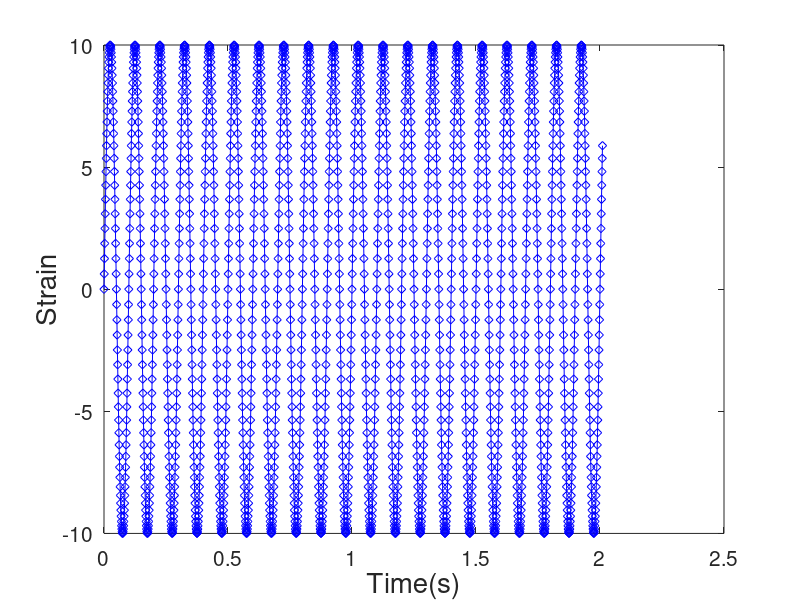
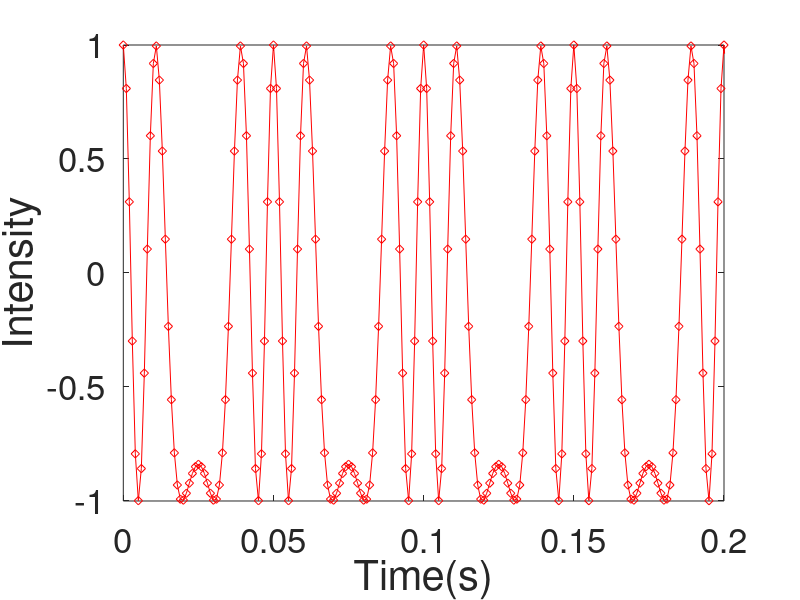

The MATLAB source for these figures, in order: (Note: this script raises an error after producing the figures.)
%Setting up strain function
%The strain function is defined here and you can change the function into any other type of equation and the code will still function.
%For example you could use a linearly varying strain function like strain = 0.2*t and try it out. The code can still extract the 
%the information from the input intensity.
% Fall, 2019

Fm=10;
Fs=100;
i=1;
intense=0
undemodf=[];
Fc=50;
phase0=pi;
t=0:0.001:2.01;
strain=10*sin(2*pi*10*t);
%plotting strain function with time
figure(1);title('Original Strain');plot(t,strain,'-bd');
set(gca,'FontSize',15);
xlabel('Time(s)','FontSize',20);
ylabel('Strain','FontSize',20);
%Setting up intensity
In=zeros(size(strain));
for t=0:0.001:2.01
    In(i)=cos(strain(i));
    i=i+1;
end
%Setting up intensity function and plotting intensity
t=0:0.001:2.01;
figure(2);title('Original Intensity');
plot(t,In,'-rd'); 
set(gca,'FontSize',25);
xlabel('Time(s)','FontSize',30);
ylabel('Intensity','FontSize',30);
xlim([0 0.2]);%%zooming along x-axis
%Setting up the white noise
NoiseIn=awgn(In,5,'measured');%%5 dB SNR
%Implementing low pass filter
FilterIn=lowpass(NoiseIn,0.5);
%Comparing noise and noise free intensity signals
t=0:0.001:2.01;
figure(3);
subplot(2,1,1)
plot(t,In,'-rd');
set(gca,'FontSize',25);
title('Intensity-no noise');
ylabel('Intensity','FontSize',30);
xlabel('time(s)','FontSize',30);
xlim([0 0.2]);
subplot(2,1,2)
plot(t,FilterIn,'-bd');
title('Intensity-White noise');
set(gca,'FontSize',20);
ylabel('Intensity','FontSize',30);
xlabel('time(s)','FontSize',30);
xlim([0 0.2]);
%adding 90 phase and demodulating
In_90=zeros(size(strain));
demod=zeros(size(strain));
kk=1;
for t=0:0.001:2.01
    In_90(kk)=cos(strain(kk)+pi/2);
    demod(kk)=-atan2(In_90(kk), In(kk));
    kk=kk+1;
end
%plotting intensity where phase is changed by 90
t=0:0.001:2.01;
figure(4);title('Intensity phase modulated by 90');
plot(t,In_90,'-rd');
xlim([0 0.2]);
set(gca,'FontSize',25);
xlabel('Time(s)','FontSize',30);
ylabel('Intensity','FontSize',30);
%setting up unwrapping and plotting unwrapped graph
undemod=unwrap(demod);
%Plotting filtered demodulated strain and Original strain-Sin Noise
t=0:0.001:2.01;
figure(5);title('Original strain and Demodualted filtered sin noise strain vs time');
plot(t,[undemod;strain]);
set(gca,'FontSize',25);
legend('Filtered Demodulated Strain-sin noise','Original Strain');
ylabel('Strain','FontSize',30);
xlabel('time(s)','FontSize',30);
xlim([0 0.2]);
t=0:0.001:2.01;
%Plotting demodualted strain
figure(6);
subplot(2,1,1);
plot(t,strain,'--d');
set(gca,'FontSize',25);
title('Original Strain','FontSize',30)
ylabel('Strain','FontSize',30);
xlabel('time(s)','FontSize',30);
subplot(2,1,2);
plot(t,undemod,':rd');
set(gca,'FontSize',25);
title('Demodulated Strain','FontSize',30)
ylabel('Strain','FontSize',30);
xlabel('time(s)','FontSize',30);
%adding 90 phase and demodulating for filtered data
demodf=zeros(size(strain));
kk=1;
for t=0:0.001:2.01
    demodf(kk)=-atan2(In_90(kk), FilterIn(kk));
    kk=kk+1;
end
undemodf=unwrap(demodf);
%Plotting filtered demodulated strain and Original strain-White Noise
t=0:0.001:2.01;
figure(7);title('Filtered white noise strain and Original strain');plot(t,[undemodf;strain]);
set(gca,'FontSize',25);
legend('Filtered Demodulated Strain-white noise','Original Strain');
ylabel('Strain','FontSize',30);
xlabel('time(s)','FontSize',30);
xlim([0 0.2]);
%Creating sin noise of function
i=1;
sinnoise=[];
for t=0:0.001:2.01
    sinnoise(i)=0.9*sin(2*pi*100*t)+In(i);
    i=i+1;
end
%Passing Intensity with sin noise through a low pass filter
FilterInSin=lowpass(sinnoise,0.1);
%Comparing noise and noise free intensity signals
t=0:0.001:2.01;
figure(8);
subplot(2,1,1)
plot(t,In,'-rd');
set(gca,'FontSize',25);
title('Intensity-no noise');
ylabel('Intensity','FontSize',30);
xlabel('time(s)','FontSize',30);
xlim([0 0.2]);
subplot(2,1,2)
plot(t,FilterInSin,'-bd');
title('Intensity-Sine noise');
set(gca,'FontSize',20);
ylabel('Intensity','FontSize',30);
xlabel('time(s)','FontSize',30);
xlim([0 0.2]);
t=0:0.001:2.01;
%adding 90 phase and demodulating-sin wave
In_90=zeros(size(strain));
demods=zeros(size(strain));
kk=1;
for t=0:0.001:2.01
    In_90(kk)=cos(strain(kk)+pi/2);
    demods(kk)=-atan2(In_90(kk), FilterInSin(kk));
    kk=kk+1;
end
%setting up unwrapping and plotting unwrapped graph-sin noise
undemods=unwrap(demods);
%Plotting demodualted strain of sinnoise
t=0:0.001:2.01;
figure(9);
subplot(2,1,1);
plot(t,strain,'--d');
set(gca,'FontSize',25);
title('Original Strain','FontSize',30)
ylabel('Strain','FontSize',30);
xlabel('time(s)','FontSize',30);
subplot(2,1,2);
plot(t,undemods,':rd');
set(gca,'FontSize',25);
title('Demodulated Strain-sin noise','FontSize',30)
ylabel('Strain','FontSize',30);
xlabel('time(s)','FontSize',30);
%Plotting demodualted strain of white noise
t=0:0.001:2.01;
figure(10);
subplot(2,1,1);
plot(t,strain,'--d');
set(gca,'FontSize',25);
title('Original Strain','FontSize',30)
ylabel('Strain','FontSize',30);
xlabel('time(s)','FontSize',30);
subplot(2,1,2);
plot(t,undemodf,':rd');
set(gca,'FontSize',25);
title('Demodulated Strain-White noise','FontSize',30)
ylabel('Strain','FontSize',30);
xlabel('time(s)','FontSize',30);



